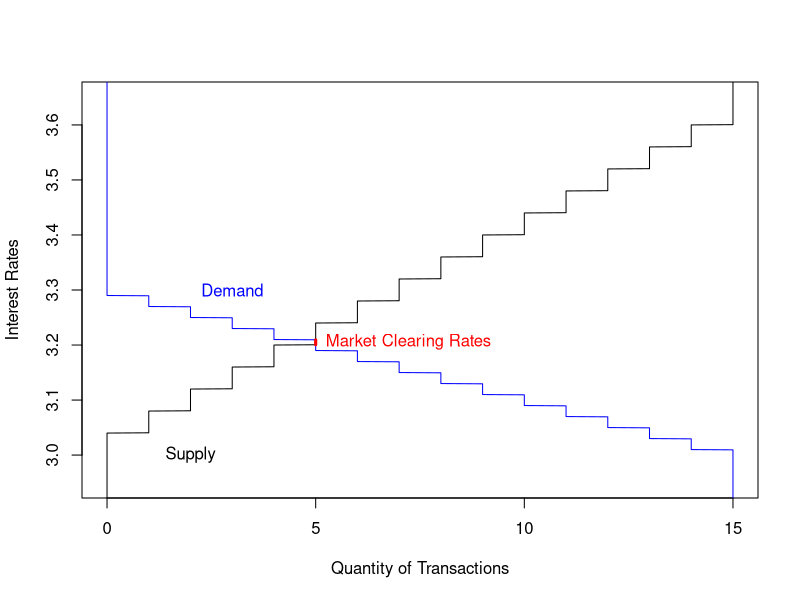

Recreate this plot in R.
## ---- chunk 1
knitr::opts_chunk$set(echo = TRUE)

library(tidyverse)
## ---- chunk 2
library(lpSolve)

f.obj <- c(0, 0, 0, 0, -1, 0)

f.con <- matrix(c(1, 0, 0, 1, 0, 0,
                  0, 1, 0, 1, 0, 0,
                  0, 0, 1, 1, 0, 0,
                  1, 0, 0, 0, 1, 0,
                  0, 1, 0, 0, 1, 0,
                  0, 0, 1, 0, 1, 0,
                  1, 0, 0, 0, 0, 1,
                  0, 1, 0, 0, 0, 1,
                  0, 0, 1, 0, 0, 1),
                nrow = 9,
                byrow = TRUE)

f.dir <- c(">=",
           "==",
           ">=",
           "==",
           ">=",
           ">=",
           ">=",
           ">=",
           "==")

f.rhs <- c(3,
           4,
           4,
           7,
           6,
           4,
           5,
           5,
           8)

lp("max", f.obj, f.con, f.dir, f.rhs)$solution

## ---- chunk 3
students <- 1:30

lenders <- students[students %% 2== 0]
borrowers <- students[students %% 2== 1]

lenders_returns <- 3 + lenders*0.01*2
borrowers_returns <- 3 + borrowers*0.01

market <- tibble(return = seq(2.9, 4, by = 0.0005),
                 supply = 0,
                 demand = 0)

for (i in 1:nrow(market)) {
  market[i, ]$supply <- sum(market[i, ]$return > lenders_returns)
  market[i, ]$demand <- sum(market[i, ]$return < borrowers_returns)
}

market <- market %>%
  mutate(is_market_cleared = supply == demand)

plot(1, type = "n", ylim=c(2.95, 3.65), xlim = c(0, 15), 
     ylab = "Interest Rates", xlab = "Quantity of Transactions")

lines(y=market$return, x=market$supply, col = "black")
lines(y=market$return, x=market$demand, col = "blue")

lines(y=market[market$is_market_cleared, ]$return, 
      x=market[market$is_market_cleared, ]$supply, 
      lwd=3, col ="red")

text(x = 2, y=3, "Supply", col = "black")
text(x = 3, y=3.3, "Demand", col = "blue")
text("Market Clearing Rates", col = "red", x=5, y =3.205, pos = 4)

if (FALSE) {
  market %>% 
    filter(is_market_cleared) %>% 
    summarise(max_return = max(return),
              min_return = min(return), 
              max_quantity = max(supply),
              min_quantity = min(supply))
}
